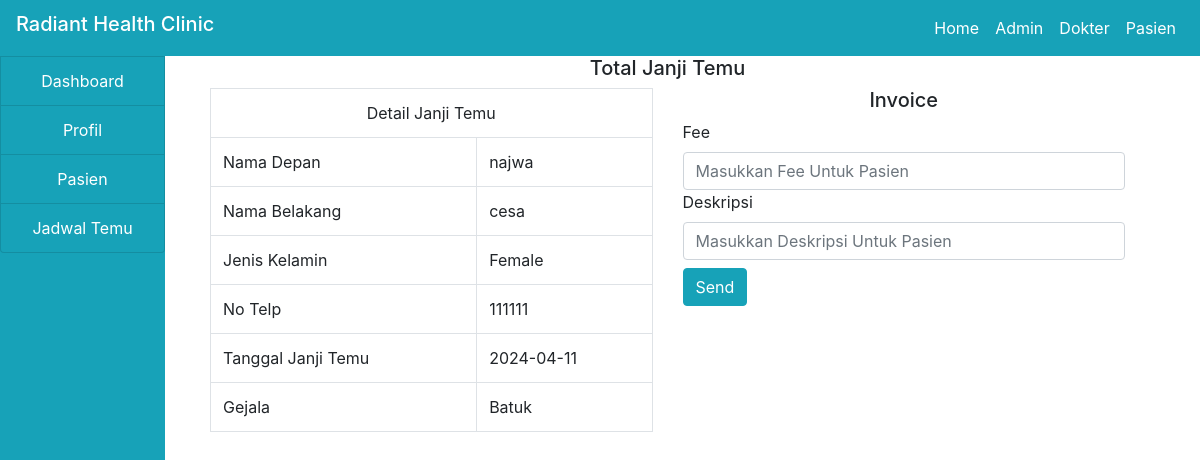
The app's page /doctor/discharge.php?id=3 with its own data.
### tables this page shows
CREATE TABLE `appointment` (
  `id` int(100) NOT NULL,
  `firstname` varchar(100) NOT NULL,
  `surname` varchar(100) NOT NULL,
  `gender` varchar(100) NOT NULL,
  `phone` varchar(100) NOT NULL,
  `appointment_date` varchar(100) NOT NULL,
  `symptoms` varchar(100) NOT NULL,
  `status` varchar(100) NOT NULL,
  `date_booked` varchar(100) NOT NULL
);

### doctor/discharge.php (the view, shortened to what this page needs)
<!DOCTYPE html>
<html>
<head>
</head>
<body>
<?php
	include("../include/header.php");
	include("../include/connection.php");
 ?>
<div class="container-fluid">
	<div class="col-md-12">
		<div class="row">
			<div class="col-md-2" style="margin-left: -30px;">
			<?php include("sidenav.php"); ?>
			</div>
			<div class="col-md-10">
				<h5 class="text-center">Total Janji Temu </h5>
				<?php
					if (isset($_GET['id'])) {
						$id = $_GET['id'];
						$query = "SELECT * FROM appointment WHERE id='$id'";
						$res = mysqli_query($connect,$query);
						$row = mysqli_fetch_array($res);
					}
				 ?>
				<div class="col-md-12">
					<div class="row">
						<div class="col-md-6">
							<table class="table table-bordered">
								<tr>
									<td colspan="2" class="text-center">Detail Janji Temu</td>
								</tr>
								<tr>
									<td>Nama Depan</td>
									<td><?php echo $row['firstname']; ?></td>
								</tr>
								<tr>
									<td>Nama Belakang</td>
									<td><?php echo $row['surname']; ?></td>
								</tr>
								<tr>
									<td>Jenis Kelamin</td>
									<td><?php echo $row['gender']; ?></td>
								</tr>
								<tr>
									<td>No Telp</td>
									<td><?php echo $row['phone']; ?></td>
								</tr>
								<tr>
									<td>Tanggal Janji Temu</td>
									<td><?php echo $row['appointment_date']; ?></td>
								</tr>
								<tr>
									<td>Gejala</td>
									<td><?php echo $row['symptoms']; ?></td>
								</tr>
							</table>
						</div>
						<div class="col-md-6">
							<h5 class="text-center">Invoice</h5>
							<form method="post">
								<label>Fee</label>
								<input type="number" name="fee" class="form-control" autocomplete="off" placeholder="Masukkan Fee Untuk Pasien">
								<label>Deskripsi</label>
								<input type="text" name="des" class="form-control" autocomplete="off" placeholder="Masukkan Deskripsi Untuk Pasien">
								<input type="submit" name="send" class="btn btn-info my-2" value="Send">
							</form>
						</div>
					</div>
				</div>
			</div>
		</div>
	</div>
</div>
</body>
</html>

### records on screen
appointment: firstname "najwa", surname "cesa", gender "Female", phone "111111", appointment_date "2024-04-11", symptoms "Batuk"
